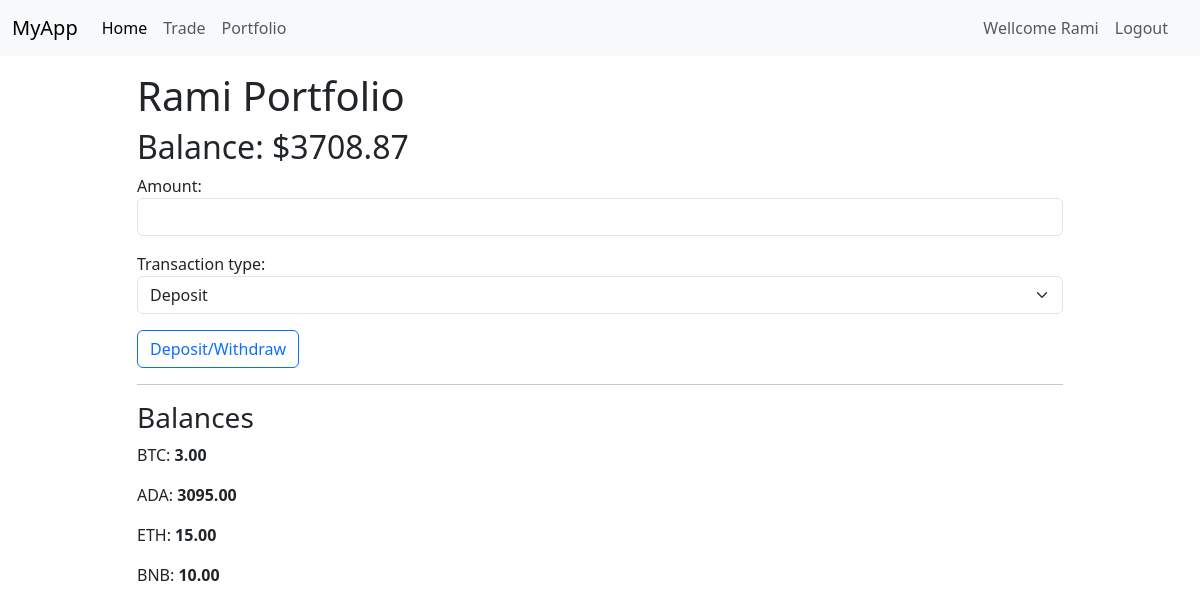
/portfolio (signed in), run on the app's committed database.
### myapp/models.py (models this page shows, shortened)
class User(AbstractUser):
    balance = models.DecimalField(max_digits=10, decimal_places=2, default=0)

class CoinsAmount(models.Model):
    user = models.ForeignKey(
        User, on_delete=models.CASCADE, related_name='coin_amounts')
    wallet = models.ForeignKey(
        Wallet, on_delete=models.CASCADE, related_name='coins')
    amount = models.DecimalField(max_digits=10, decimal_places=2, default=0)

class Wallet(models.Model):
    user = models.ForeignKey(
        User, on_delete=models.CASCADE, related_name='wallets')
    symbol = models.CharField(max_length=10)

### myapp/views.py (the view, shortened to what this page needs)
# urls.py: path("portfolio", views.portfolio, name="portfolio"),
@login_required(login_url='/login')
def portfolio(request):
    current_user = request.user
    thisUser = User.objects.get(pk=request.user.pk)
    balance = thisUser.balance
    coins = CoinsAmount.objects.filter(user=request.user)
    for coin in coins:
        print(coin.wallet.symbol)
    addCredit = AddCredit()
    return render(request, "myapp/portfolio.html", {
        "form": addCredit,
        "balance": balance,
        "coins": coins
    })

### myapp/forms.py
class AddCredit(forms.Form):
    amount = forms.DecimalField(
        label='Amount', min_value=0, max_digits=10, decimal_places=2, widget=forms.TextInput(attrs={'class': 'form-control mb-3', 'autofocus': True}))
    transaction_type = forms.ChoiceField(
        choices=[('deposit', 'Deposit'), ('withdraw', 'Withdraw')], widget=forms.Select(attrs={'class': 'form-control form-floating form-select'}))

### myapp/templates/myapp/portfolio.html (shortened to what this page needs)
{% extends 'myapp/layout.html' %}
{%block body%}
<h1 class="mt-3">{{user.username|title}} Portfolio</h1>
<h2>Balance: ${{balance}}</h2>
<form action="{% url 'portfolio'%}" method="POST">
    {{form}}
    <input class="btn btn-outline-primary mt-3" type="submit" value="Deposit/Withdraw" name="" id="">
</form>
<hr>
<h3>Balances</h3>
{% for coin in coins%}
<p>{{coin.wallet.symbol}}: <b>{{coin.amount}}</b></p>
{%endfor%}
{%endblock%}

### myapp/templates/myapp/layout.html (shortened to what this page needs)
{% load static %}
<!DOCTYPE html>
<html lang="en">
<head>
    <link href="https://cdn.jsdelivr.net/npm/bootstrap@5.3.0-alpha1/dist/css/bootstrap.min.css" rel="stylesheet"
>
</head>
<body>
    <nav class="navbar navbar-expand-lg bg-body-tertiary">
        <div class="container-fluid">
            <a class="navbar-brand" href="#">MyApp</a>
            <div class="collapse navbar-collapse" id="navbarNav">
                <ul class="navbar-nav container-fluid d-flex">
                    <li class="nav-item {% if not user.is_authenticated %}me-auto{% endif %}">
                        <a class="nav-link active" aria-current="page" href="{% url 'index'%}">Home</a>
                    </li>
                    {%if user.is_authenticated %}
                    <li class="nav-item">
                        <a class="nav-link" aria-current="page" href="{% url 'trade'%}">Trade</a>
                    </li>
                    <li class="nav-item me-auto">
                        <a class="nav-link" aria-current="page" href="{% url 'portfolio'%}">Portfolio</a>
                    </li>
                    <li class="nav-item ">
                        <a class="nav-link " href="#">Wellcome {{user.username|title}}</a>
                    </li>
                    <li class="nav-item">
                        <a class="nav-link " href="{% url 'logout'%}">Logout</a>
                    </li>
                    {%endif%}
                </ul>
            </div>
        </div>
    </nav>
    <div class="container">
        <div class="row">
            <div class="col">
            </div>
            <div class="col-10">
                {%block body%}
                {%endblock%}
            </div>
            <div class="col">
            </div>
        </div>
    </div>
</body>
</html>

### data on the page
User: username "Rami", balance "3708.87"
CoinsAmount: wallet.symbol "BTC", amount "3.00"
CoinsAmount: wallet.symbol "ADA", amount "3095.00"
CoinsAmount: wallet.symbol "ETH", amount "15.00"
CoinsAmount: wallet.symbol "BNB", amount "10.00"
